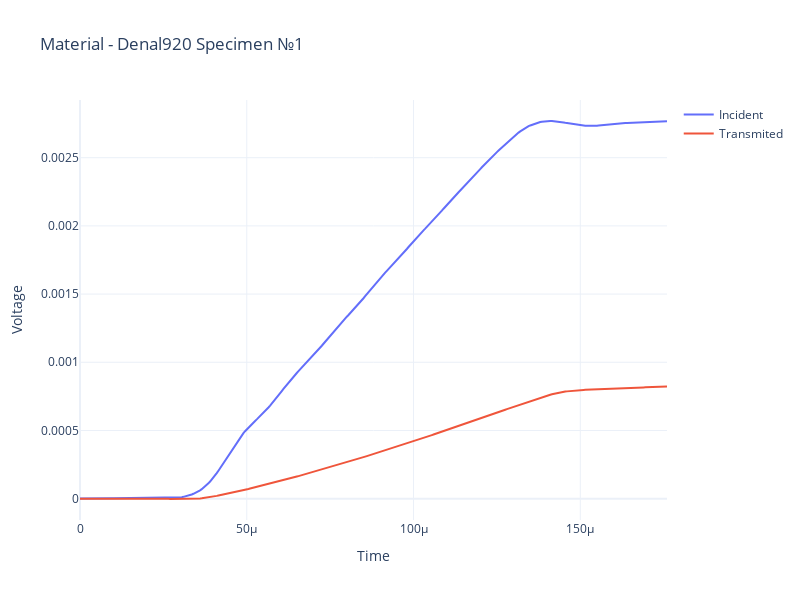

Notebook cell for this chart:
### Code cell
fig2 = go.Figure()
fig2.update_layout(template = 'plotly_white', width=800, height=600,
                  title = f"Material - {material[0]} Specimen №{specimen[0][0:-1]}")
fig2.add_trace(go.Scatter(x = time, y = ca.u_in, name = 'Incident'))
fig2.add_trace(go.Scatter(x = time, y = ca.u_out, name = 'Transmited'))
fig2.update_yaxes(title = 'Voltage')
fig2.update_xaxes(title = 'Time')
fig2.show()

### Figure 1 — Plotly figure (JSON) as saved in the notebook; plotly's stock layout.template omitted (floating-point values rounded to 4 significant figures; data arrays with more than 128 entries replaced by an {"elided": "..."} marker saying what was removed)
{"data": [{"name": "Incident", "type": "scatter", "x": {"elided": "2000 float values"}, "y": {"elided": "353 float values"}}, {"name": "Transmited", "type": "scatter", "x": {"elided": "2000 float values"}, "y": {"elided": "353 float values"}}], "layout": {"height": 600, "title": {"text": "Material - Denal920 Specimen №1"}, "width": 800, "xaxis": {"title": {"text": "Time"}}, "yaxis": {"title": {"text": "Voltage"}}}}
